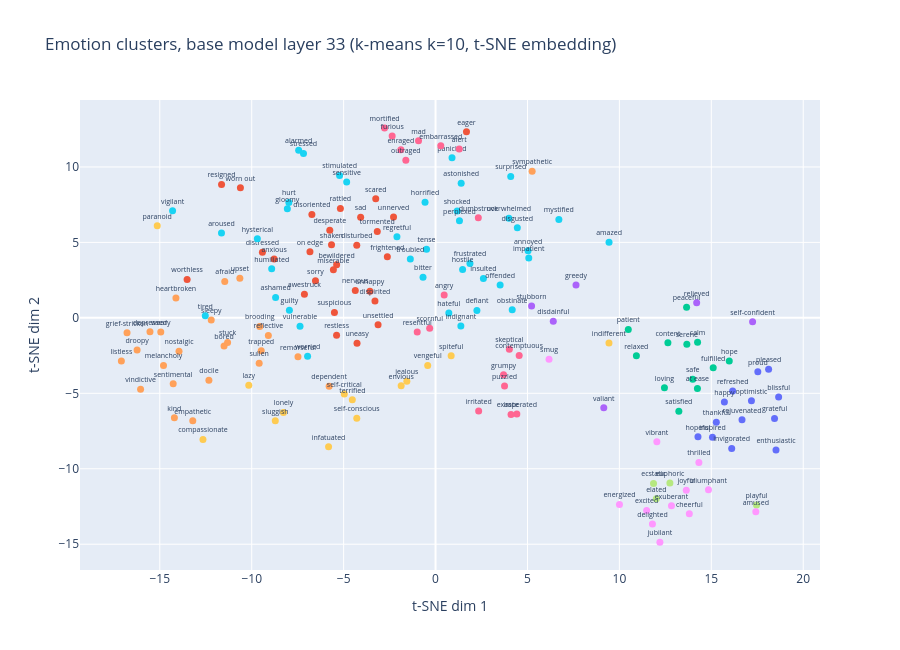

This figure's notebook cell:
### Markdown cell above
## 2. Emotion cluster map (paper Figure 6, embedding substituted)

The paper clusters emotion vectors with k-means and displays them with UMAP (uniform manifold
approximation and projection). We substitute t-SNE (t-distributed stochastic neighbor
embedding, available in scikit-learn) to avoid an extra dependency; the clustering itself is
identical (k-means, k=10). Base model, layer 33, centered vectors.

How to read: each point is one of the 171 emotions, colored by its k-means cluster. The
paper's result, interpretable clusters (joy-family together, grief-family together), should
appear as color-coherent neighborhoods with sensible members.

### Code cell
# this cell clusters base-model emotion vectors and embeds them for display
from sklearn.cluster import KMeans
from sklearn.manifold import TSNE

bundle = np.load(ROOT / "results/emotion_vectors/emotion_means.npz", allow_pickle=True)
emotions = list(map(str, bundle["emotions"]))
layers = list(bundle["layers"])
M = bundle["means"][:, layers.index(33), :].astype(np.float64)
M -= M.mean(axis=0)

km = KMeans(n_clusters=10, n_init=10, random_state=20260722).fit(M)
xy = TSNE(n_components=2, perplexity=20, random_state=20260722).fit_transform(M)

fig = go.Figure()
for c in range(10):
    idx = np.where(km.labels_ == c)[0]
    fig.add_scatter(x=xy[idx, 0], y=xy[idx, 1], mode="markers+text",
                    text=[emotions[i] for i in idx], textposition="top center",
                    textfont=dict(size=7), name=f"cluster {c}",
                    marker=dict(size=7))
fig.update_layout(title="Emotion clusters, base model layer 33 (k-means k=10, t-SNE embedding)",
                  xaxis_title="t-SNE dim 1", yaxis_title="t-SNE dim 2", height=650,
                  showlegend=False)
fig.show()

for c in range(10):
    members = [emotions[i] for i in np.where(km.labels_ == c)[0]][:8]
    print(f"cluster {c}: {members}")

### Figure 1 — Plotly figure (JSON) as saved in the notebook; plotly's stock layout.template omitted (floating-point values rounded to 4 significant figures)
{"data": [{"marker": {"size": 7}, "mode": "markers+text", "name": "cluster 0", "text": ["blissful", "enthusiastic", "grateful", "happy", "hopeful", "inspired", "invigorated", "optimistic", "pleased", "proud", "refreshed", "rejuvenated", "thankful"], "textfont": {"size": 7}, "textposition": "top center", "type": "scatter", "x": [18.66, 18.52, 18.44, 15.71, 14.27, 15.06, 16.11, 17.18, 18.12, 17.53, 16.16, 16.67, 15.27], "y": [-5.236, -8.76, -6.676, -5.57, -7.88, -7.908, -8.654, -5.501, -3.412, -3.577, -4.848, -6.76, -6.918]}, {"marker": {"size": 7}, "mode": "markers+text", "name": "cluster 1", "text": ["anxious", "awestruck", "bewildered", "desperate", "disoriented", "dispirited", "distressed", "disturbed", "eager", "frightened", "miserable", "nervous", "on edge", "rattled", "resigned", "restless", "sad", "scared", "shaken", "sorry", "suspicious", "tormented", "uneasy", "unhappy", "unnerved", "unsettled", "worn out", "worthless"], "textfont": {"size": 7}, "textposition": "top center", "type": "scatter", "x": [-8.78, -7.133, -5.38, -5.753, -6.727, -3.295, -9.418, -4.286, 1.682, -2.622, -5.558, -4.366, -6.832, -5.176, -11.64, -5.384, -4.075, -3.253, -5.659, -6.532, -5.501, -3.169, -4.271, -3.57, -2.285, -3.127, -10.61, -13.51], "y": [3.896, 1.572, 3.516, 5.811, 6.846, 1.123, 4.349, 4.808, 12.34, 4.057, 3.181, 1.807, 4.385, 7.242, 8.838, -1.148, 6.671, 7.9, 4.848, 2.463, 0.3542, 5.724, -1.689, 1.759, 6.678, -0.4539, 8.621, 2.546]}, {"marker": {"size": 7}, "mode": "markers+text", "name": "cluster 2", "text": ["at ease", "calm", "content", "fulfilled", "hope", "loving", "patient", "peaceful", "relaxed", "safe", "satisfied", "serene"], "textfont": {"size": 7}, "textposition": "top center", "type": "scatter", "x": [14.24, 14.25, 12.64, 15.1, 15.98, 12.45, 10.48, 13.65, 10.92, 13.99, 13.23, 13.67], "y": [-4.686, -1.614, -1.653, -3.305, -2.854, -4.639, -0.765, 0.7097, -2.516, -4.06, -6.186, -1.753]}, {"marker": {"size": 7}, "mode": "markers+text", "name": "cluster 3", "text": ["disdainful", "greedy", "relieved", "self-confident", "stubborn", "valiant"], "textfont": {"size": 7}, "textposition": "top center", "type": "scatter", "x": [6.403, 7.64, 14.2, 17.25, 5.224, 9.151], "y": [-0.2239, 2.176, 1.004, -0.2608, 0.7912, -5.962]}, {"marker": {"size": 7}, "mode": "markers+text", "name": "cluster 4", "text": ["afraid", "bored", "brooding", "dependent", "depressed", "docile", "droopy", "empathetic", "grief-stricken", "heartbroken", "kind", "listless", "melancholy", "nostalgic", "reflective", "remorseful", "sentimental", "sleepy", "stuck", "sullen", "sympathetic", "trapped", "upset", "vindictive", "weary"], "textfont": {"size": 7}, "textposition": "top center", "type": "scatter", "x": [-11.47, -11.5, -9.564, -5.789, -15.53, -12.33, -16.23, -13.21, -16.78, -14.12, -14.21, -17.09, -14.8, -13.95, -9.095, -7.483, -14.27, -12.2, -11.31, -9.594, 5.254, -9.482, -10.65, -16.05, -14.95], "y": [2.413, -1.871, -0.5647, -4.537, -0.9276, -4.128, -2.123, -6.811, -0.9844, 1.322, -6.62, -2.86, -3.163, -2.208, -1.166, -2.572, -4.371, -0.1452, -1.64, -3.006, 9.721, -2.174, 2.617, -4.728, -0.9362]}, {"marker": {"size": 7}, "mode": "markers+text", "name": "cluster 5", "text": ["alarmed", "amazed", "annoyed", "aroused", "ashamed", "astonished", "bitter", "defiant", "disgusted", "frustrated", "gloomy", "guilty", "hateful", "horrified", "hostile", "humiliated", "hurt", "hysterical", "impatient", "indignant", "insulted", "mystified", "obstinate", "offended", "overwhelmed", "panicked", "perplexed", "regretful", "sensitive", "shocked", "stimulated", "stressed", "surprised", "tense", "tired", "troubled", "vigilant", "vulnerable", "worried"], "textfont": {"size": 7}, "textposition": "top center", "type": "scatter", "x": [-7.446, 9.437, 5.032, -11.64, -8.701, 1.394, -0.6818, 2.249, 4.448, 1.872, -8.062, -7.951, 0.7229, -0.5716, 1.471, -8.914, -7.98, -9.693, 5.071, 1.376, 2.603, 6.708, 4.17, 3.513, 3.988, 0.8955, 1.3, -2.1, -4.835, 1.176, -5.22, -7.183, 4.089, -0.4895, -12.53, -1.372, -14.3, -7.372, -6.961], "y": [11.11, 5.008, 4.442, 5.627, 1.345, 8.912, 2.691, 0.4866, 5.977, 3.607, 7.226, 0.5042, 0.3291, 7.657, 3.199, 3.26, 7.64, 5.241, 3.962, -0.533, 2.611, 6.517, 0.5306, 2.169, 6.602, 10.6, 6.437, 5.382, 9.005, 7.078, 9.44, 10.89, 9.365, 4.551, 0.1336, 3.9, 7.09, -0.548, -2.541]}, {"marker": {"size": 7}, "mode": "markers+text", "name": "cluster 6", "text": ["alert", "angry", "contemptuous", "dumbstruck", "embarrassed", "enraged", "exasperated", "furious", "grumpy", "irate", "irritated", "mad", "mortified", "outraged", "puzzled", "resentful", "scornful", "skeptical"], "textfont": {"size": 7}, "textposition": "top center", "type": "scatter", "x": [1.288, 0.469, 4.549, 2.326, 0.2852, -1.886, 4.422, -2.36, 3.699, 4.106, 2.345, -0.9265, -2.774, -1.616, 3.753, -0.9972, -0.32, 4.015], "y": [11.19, 1.518, -2.492, 6.637, 11.41, 11.15, -6.377, 12.05, -3.771, -6.41, -6.165, 11.73, 12.59, 10.44, -4.508, -0.9423, -0.6901, -2.085]}, {"marker": {"size": 7}, "mode": "markers+text", "name": "cluster 7", "text": ["ecstatic", "elated", "euphoric", "playful"], "textfont": {"size": 7}, "textposition": "top center", "type": "scatter", "x": [11.86, 12.01, 12.75, 17.46], "y": [-10.97, -11.98, -10.94, -12.39]}, {"marker": {"size": 7}, "mode": "markers+text", "name": "cluster 8", "text": ["amused", "cheerful", "delighted", "energized", "excited", "exuberant", "joyful", "jubilant", "smug", "thrilled", "triumphant", "vibrant"], "textfont": {"size": 7}, "textposition": "top center", "type": "scatter", "x": [17.42, 13.8, 11.8, 10.0, 11.48, 12.83, 13.64, 12.2, 6.173, 14.32, 14.85, 12.04], "y": [-12.85, -12.98, -13.66, -12.37, -12.77, -12.45, -11.42, -14.86, -2.74, -9.592, -11.39, -8.216]}, {"marker": {"size": 7}, "mode": "markers+text", "name": "cluster 9", "text": ["compassionate", "envious", "indifferent", "infatuated", "jealous", "lazy", "lonely", "paranoid", "self-conscious", "self-critical", "sluggish", "spiteful", "terrified", "vengeful"], "textfont": {"size": 7}, "textposition": "top center", "type": "scatter", "x": [-12.65, -1.87, 9.433, -5.82, -1.561, -10.16, -8.273, -15.14, -4.286, -4.964, -8.717, 0.8483, -4.528, -0.427], "y": [-8.066, -4.494, -1.665, -8.544, -4.208, -4.461, -6.268, 6.101, -6.66, -5.043, -6.815, -2.516, -5.432, -3.156]}], "layout": {"height": 650, "showlegend": false, "title": {"text": "Emotion clusters, base model layer 33 (k-means k=10, t-SNE embedding)"}, "xaxis": {"title": {"text": "t-SNE dim 1"}}, "yaxis": {"title": {"text": "t-SNE dim 2"}}}}
